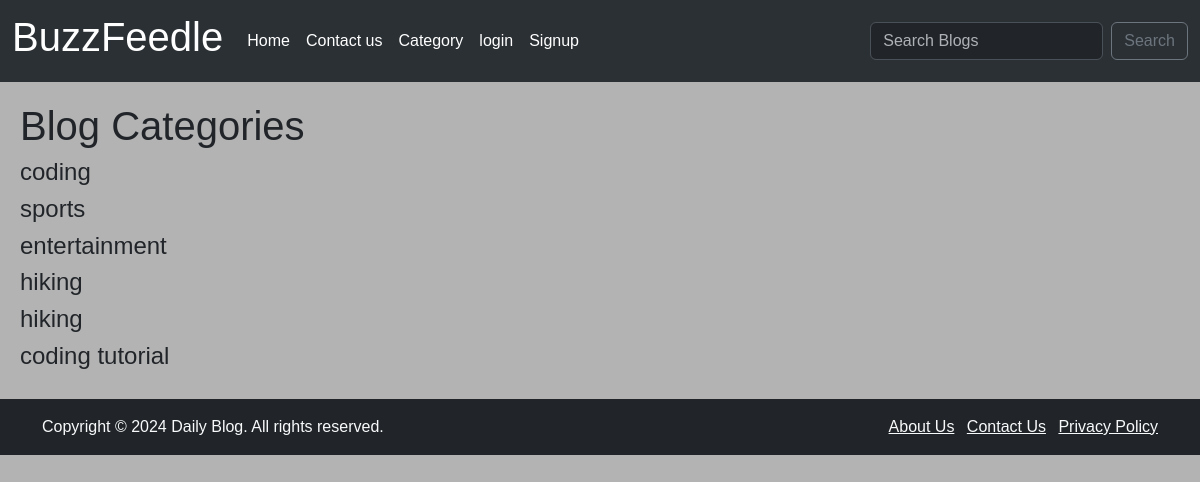
The page /category-list/ on the database its author committed.
### App/models.py (models this page shows, shortened)
class Category(models.Model):
    name =  models.CharField(max_length=255)
    def __str__(self):
        return self.name

### App/views.py (the view)
# urls.py: path('category-list/', views.category_list_view, name='category-list' ),
def category_list_view(request):
    cat_menu_list = Category.objects.all()
    return render(request, 'category_list.html', {"cat_menu_list":cat_menu_list})

### App/templates/category_list.html
{% extends 'base.html' %}
{% block content %}
    <h1>Blog Categories</h1>
    {% for item in cat_menu_list %}
        <h4><a class="dropdown-item" href="{% url 'category' item|slugify %}">{{item}}</a></h4>
    {% endfor %}
{% endblock  %}

### App/static/css/stylesheet.css (style rules this page uses)
body { font-family: Arial, Helvetica, sans-serif; margin: 0; padding: 0; background-color: #b3b3b3; }

### rows shown on the page
Category: name "coding"
Category: name "sports"
Category: name "entertainment"
Category: name "hiking"
Category: name "hiking"
Category: name "coding tutorial"
